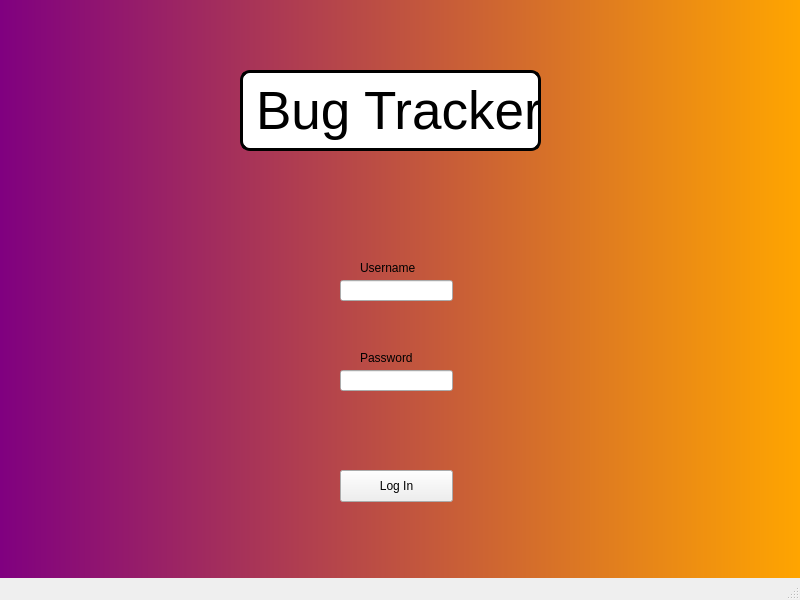
<?xml version="1.0" encoding="UTF-8"?>
<ui version="4.0">
 <class>MainWindow</class>
 <widget class="QMainWindow" name="MainWindow">
  <property name="geometry">
   <rect>
    <x>0</x>
    <y>0</y>
    <width>800</width>
    <height>600</height>
   </rect>
  </property>
  <property name="windowTitle">
   <string>MainWindow</string>
  </property>
  <property name="styleSheet">
   <string notr="true">
#centralwidget{background-color: qlineargradient( x1:0 y1:0, x2:1 y2:0, stop:0 purple, stop:1 orange);}

</string>
  </property>
  <widget class="QWidget" name="centralwidget">
   <widget class="QPushButton" name="pushButton">
    <property name="geometry">
     <rect>
      <x>340</x>
      <y>470</y>
      <width>113</width>
      <height>32</height>
     </rect>
    </property>
    <property name="text">
     <string>Log In</string>
    </property>
   </widget>
   <widget class="QLineEdit" name="lineEdit">
    <property name="geometry">
     <rect>
      <x>340</x>
      <y>370</y>
      <width>113</width>
      <height>21</height>
     </rect>
    </property>
   </widget>
   <widget class="QLineEdit" name="lineEdit_2">
    <property name="geometry">
     <rect>
      <x>340</x>
      <y>280</y>
      <width>113</width>
      <height>21</height>
     </rect>
    </property>
   </widget>
   <widget class="QLabel" name="label">
    <property name="geometry">
     <rect>
      <x>360</x>
      <y>260</y>
      <width>71</width>
      <height>16</height>
     </rect>
    </property>
    <property name="text">
     <string>Username</string>
    </property>
   </widget>
   <widget class="QLabel" name="label_2">
    <property name="geometry">
     <rect>
      <x>360</x>
      <y>350</y>
      <width>60</width>
      <height>16</height>
     </rect>
    </property>
    <property name="text">
     <string>Password</string>
    </property>
   </widget>
   <widget class="QLabel" name="title">
    <property name="geometry">
     <rect>
      <x>240</x>
      <y>70</y>
      <width>301</width>
      <height>81</height>
     </rect>
    </property>
    <property name="styleSheet">
     <string notr="true">#title{
font-size: 53px; 
text-decoration: none;
background-color: white; 
border: 3px solid black; 
border-radius: 10px;

}</string>
    </property>
    <property name="text">
     <string>Bug Tracker</string>
    </property>
   </widget>
  </widget>
  <widget class="QMenuBar" name="menubar">
   <property name="geometry">
    <rect>
     <x>0</x>
     <y>0</y>
     <width>800</width>
     <height>24</height>
    </rect>
   </property>
  </widget>
  <widget class="QStatusBar" name="statusbar"/>
 </widget>
 <resources/>
 <connections/>
</ui>
